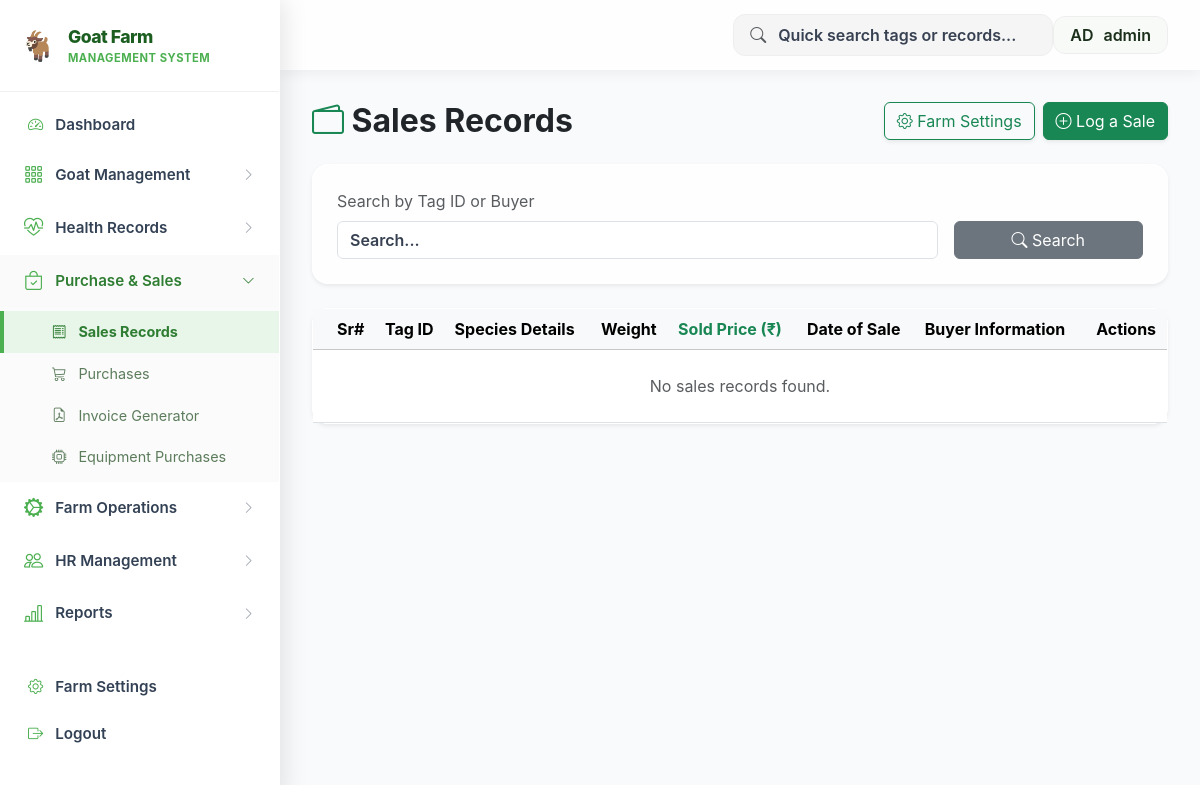
The app's page /sales (signed in), older data.
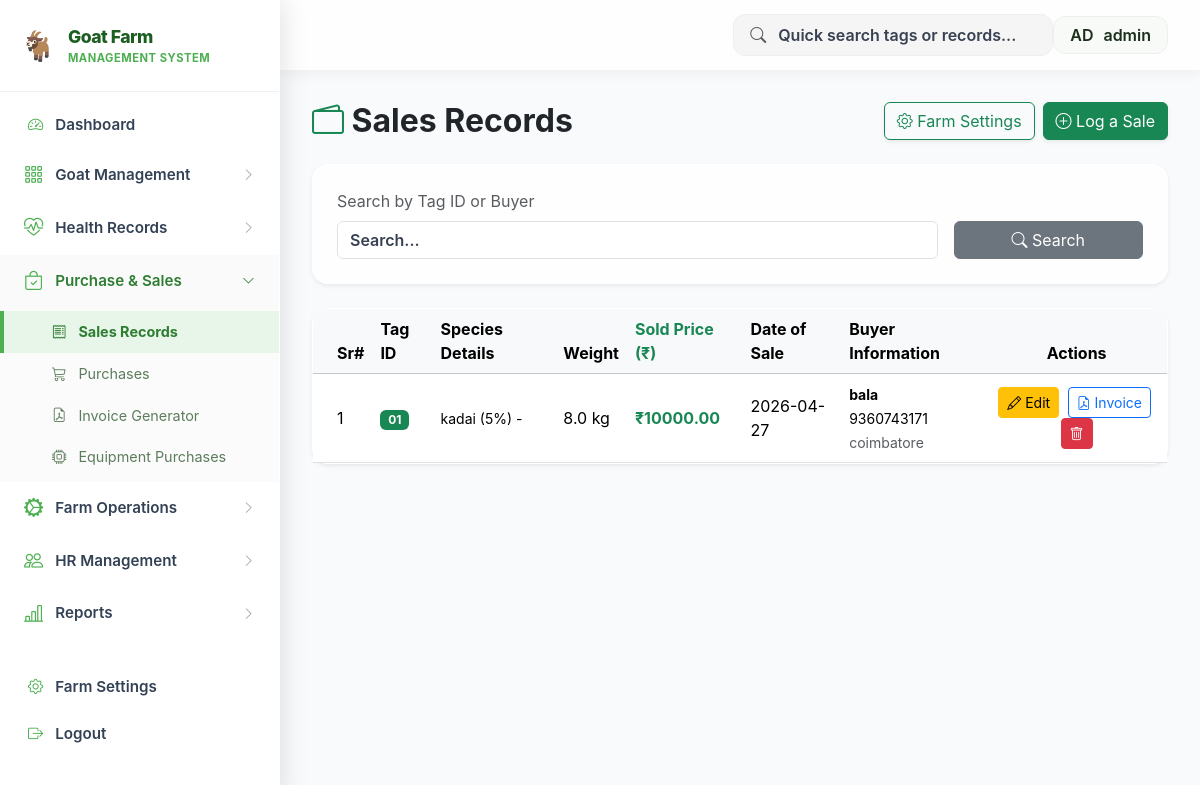
The same page, newer data.
### tables this page shows
CREATE TABLE sales_records (
                id INTEGER PRIMARY KEY AUTOINCREMENT,
                sr_no TEXT,
                tag_id TEXT NOT NULL,
                breed TEXT,
                breed_percent TEXT,
                gender TEXT,
                weight REAL,
                sold_price REAL,
                date_of_sale DATE,
                buyer_name TEXT,
                buyer_city TEXT,
                buyer_contact TEXT
            );

### Project_goatfarm.py (the view)
@app.route('/sales')
def sales():
    db = get_db()
    tag_search = request.args.get('tag_id', '')
    if tag_search:
        records = db.execute('SELECT * FROM sales_records WHERE tag_id LIKE ? OR buyer_name LIKE ? ORDER BY date_of_sale DESC',
             (f"%{tag_search}%", f"%{tag_search}%")).fetchall()
    else:
        records = db.execute('SELECT * FROM sales_records ORDER BY date_of_sale DESC').fetchall()
    return render_template('sales.html', records=records)

### Project_goatfarm.py (called while the page is built)
def get_db():
    conn = sqlite3.connect(DB_FILE)
    conn.row_factory = sqlite3.Row
    return conn

@app.before_request
def require_login():
    allowed_routes = ['login', 'static', 'register', 'verify_otp', 'goats', 'goat_detail']
    if request.endpoint not in allowed_routes and 'user_id' not in session:
        return redirect(url_for('login'))

### templates/sales.html
{% extends 'layout.html' %}
{% block content %}
<div class="d-flex justify-content-between align-items-center mb-4">
    <h2 class="fw-bold text-dark mb-0"><i class="bi bi-wallet2 text-success"></i> Sales Records</h2>
    <div class="d-flex gap-2">
        <a href="{{ url_for('farm_settings') }}" class="btn btn-outline-success shadow-sm" title="Configure Farm Details"><i class="bi bi-gear"></i> Farm Settings</a>
        <a href="{{ url_for('sales_add') }}" class="btn btn-success shadow-sm"><i class="bi bi-plus-circle"></i> Log a Sale</a>
    </div>
</div>
<div class="card border-0 shadow-sm rounded-4 mb-4">
    <div class="card-body p-4">
        <form method="GET" action="{{ url_for('sales') }}" class="row g-3 align-items-end">
            <div class="col-md-9">
                <label class="form-label text-muted">Search by Tag ID or Buyer</label>
                <input type="text" name="tag_id" class="form-control" value="{{ request.args.get('tag_id', '') }}" placeholder="Search...">
            </div>
            <div class="col-md-3">
                <button type="submit" class="btn btn-secondary w-100"><i class="bi bi-search"></i> Search</button>
            </div>
        </form>
    </div>
</div>
<div class="card border-0 shadow-sm rounded-4">
    <div class="card-body p-0">
        <div class="table-responsive">
            <table class="table table-hover align-middle mb-0">
                <thead class="table-light">
                    <tr>
                        <th class="ps-4">Sr#</th>
                        <th>Tag ID</th>
                        <th>Species Details</th>
                        <th>Weight</th>
                        <th class="text-success fw-bold">Sold Price (₹)</th>
                        <th>Date of Sale</th>
                        <th>Buyer Information</th>
                        <th class="text-center">Actions</th>
                    </tr>
                </thead>
                <tbody>
                    {% for r in records %}
                    <tr>
                        <td class="ps-4">{{ r.sr_no }}</td>
                        <td class="fw-bold"><span class="badge bg-success">{{ r.tag_id }}</span></td>
                        <td><small>{{ r.breed }} ({{ r.breed_percent }}%) - {{ r.gender }}</small></td>
                        <td>{{ r.weight }} kg</td>
                        <td class="text-success fw-bold">₹{{ "%.2f"|format(r.sold_price) }}</td>
                        <td>{{ r.date_of_sale }}</td>
                        <td><small><strong>{{ r.buyer_name }}</strong><br>{{ r.buyer_contact }}<br><span class="text-muted">{{ r.buyer_city }}</span></small></td>
                        <td class="text-center">
                            <a href="{{ url_for('sales_edit', id=r['id']) }}" class="btn btn-sm btn-warning me-1" title="Edit"><i class="bi bi-pencil"></i> Edit</a>
                            <a href="{{ url_for('generate_invoice', sales_id=r.id) }}" class="btn btn-sm btn-outline-primary me-1" title="View Invoice">
                                <i class="bi bi-file-earmark-pdf"></i> Invoice
                            </a>
                            <form method="POST" action="{{ url_for('sales_delete', id=r['id']) }}" style="display:inline;" onclick="return confirm('Delete this sale record?');">
                                <button type="submit" class="btn btn-sm btn-danger" title="Delete"><i class="bi bi-trash"></i></button>
                            </form>
                        </td>
                    </tr>
                    {% else %}
                    <tr>
                        <td colspan="8" class="text-center py-4 text-muted">No sales records found.</td>
                    </tr>
                    {% endfor %}
                </tbody>
            </table>
        </div>
    </div>
</div>
{% endblock %}

Row changes from the older to the newer data that the page shows:
added sales_records: sr_no "1", tag_id "01", breed "kadai", breed_percent "5", weight "8.0", sold_price "10000.00", date_of_sale "2026-04-27", buyer_name "bala", buyer_contact "9360743171", buyer_city "coimbatore"
Text that changed along with them:
text no longer shown: "No sales records found."
